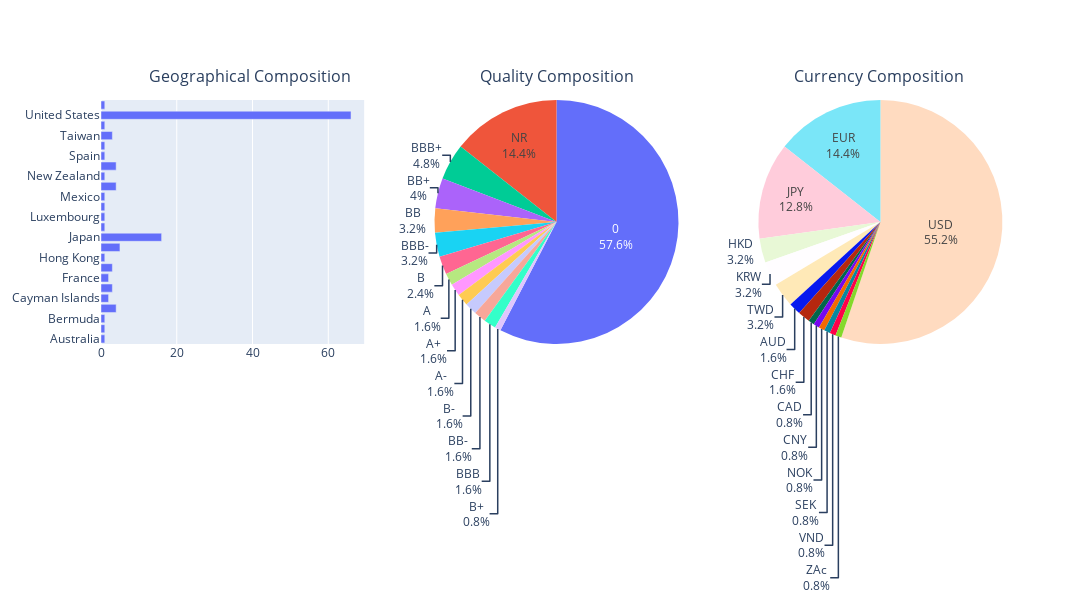

The notebook cell saved with this chart:
### Markdown cell above
Below we group our dataset by countries, ranking and currencies and show the composition of the universe.

### Code cell
cols_to_group = ['Issuer Country Name', 'Issuer SP Long Rating', 'UnderlyingCcy']

fig = make_subplots(rows=1, cols=3, specs=[[{'type':'bar'}, {'type':'pie'}, {'type':'pie'}]])

for i, col in enumerate(cols_to_group):
    df = dataset[[col, 'Instrument']].groupby([col]).count()
    if col == 'Issuer Country Name':
        fig.add_trace(
            go.Bar(y=df.index, x=df['Instrument'], 
                   orientation='h', showlegend=False),
            row=1, col=i+1,
        )
    else:
        fig.add_trace(
            go.Pie(labels=df.index, values=df['Instrument'], 
                   textinfo='label+percent', showlegend=False),
            row=1, col=i+1
        )

fig.update_layout(
    width=1200,
    height=600,
    annotations=[
        dict(text='Geographical Composition', x=0.05, xref='paper', y=1.15, yref='paper', showarrow=False, font=dict(size=16)),
        dict(text='Quality Composition', x=0.5, xref='paper', y=1.15, yref='paper', showarrow=False, font=dict(size=16)),
        dict(text='Currency Composition', x=0.95, xref='paper', y=1.15, yref='paper', showarrow=False, font=dict(size=16))

    ]
)

fig.show()

### Figure 1 — Plotly figure (JSON) as saved in the notebook; plotly's stock layout.template omitted (floating-point values rounded to 4 significant figures)
{"data": [{"orientation": "h", "showlegend": false, "type": "bar", "x": [1, 1, 1, 4, 2, 3, 2, 3, 1, 5, 16, 1, 1, 1, 1, 4, 1, 4, 1, 1, 3, 1, 66, 1], "xaxis": "x", "y": ["Australia", "Austria", "Bermuda", "Canada", "Cayman Islands", "China", "France", "Germany", "Hong Kong", "Italy", "Japan", "Jersey", "Luxembourg", "Macao", "Mexico", "Netherlands", "New Zealand", "South Korea", "Spain", "Sweden", "Taiwan", "United Kingdom", "United States", "Vietnam"], "yaxis": "y"}, {"domain": {"x": [0.3556, 0.6444], "y": [0, 1]}, "labels": ["", "A", "A+", "A-", "B", "B+", "B-", "BB", "BB+", "BB-", "BBB", "BBB+", "BBB-", "NR"], "showlegend": false, "textinfo": "label+percent", "type": "pie", "values": [72, 2, 2, 2, 3, 1, 2, 4, 5, 2, 2, 6, 4, 18]}, {"domain": {"x": [0.7111, 1], "y": [0, 1]}, "labels": ["AUD", "CAD", "CHF", "CNY", "EUR", "HKD", "JPY", "KRW", "NOK", "SEK", "TWD", "USD", "VND", "ZAc"], "showlegend": false, "textinfo": "label+percent", "type": "pie", "values": [2, 1, 2, 1, 18, 4, 16, 4, 1, 1, 4, 69, 1, 1]}], "layout": {"annotations": [{"font": {"size": 16}, "showarrow": false, "text": "Geographical Composition", "x": 0.05, "xref": "paper", "y": 1.15, "yref": "paper"}, {"font": {"size": 16}, "showarrow": false, "text": "Quality Composition", "x": 0.5, "xref": "paper", "y": 1.15, "yref": "paper"}, {"font": {"size": 16}, "showarrow": false, "text": "Currency Composition", "x": 0.95, "xref": "paper", "y": 1.15, "yref": "paper"}], "height": 600, "width": 1200, "xaxis": {"anchor": "y", "domain": [0, 0.2889]}, "yaxis": {"anchor": "x", "domain": [0, 1]}}}
